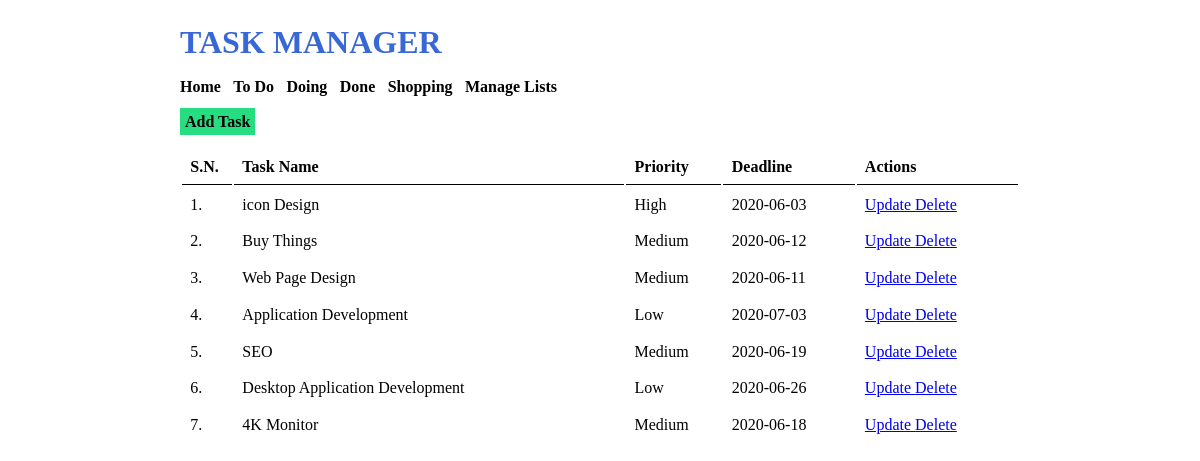
The page / on the database its author committed.
### tables this page shows
CREATE TABLE `tbl_lists` (
  `list_id` int(10) UNSIGNED NOT NULL,
  `list_name` varchar(50) NOT NULL,
  `list_description` varchar(150) DEFAULT NULL
);

CREATE TABLE `tbl_tasks` (
  `task_id` int(10) UNSIGNED NOT NULL,
  `task_name` varchar(150) NOT NULL,
  `task_description` text NOT NULL,
  `list_id` int(11) NOT NULL,
  `priority` varchar(10) NOT NULL,
  `deadline` date NOT NULL
);

### index.php (the view, shortened to what this page needs)
<html>
    <head>
        <link rel="stylesheet" href="<?php echo SITEURL; ?>css/style.css" />
    </head>
    <body>
    <div class="wrapper">
    <h1>TASK MANAGER</h1>
    <div class="menu">
        <a href="<?php echo SITEURL; ?>">Home</a>
        <?php
            $conn2 = mysqli_connect(LOCALHOST, DB_USERNAME, DB_PASSWORD) or die(mysqli_error());
            $sql2 = "SELECT * FROM tbl_lists";
            $res2 = mysqli_query($conn2, $sql2);
            if($res2==true)
            {
                while($row2=mysqli_fetch_assoc($res2))
                {
                    $list_id = $row2['list_id'];
                    $list_name = $row2['list_name'];
                    ?>
                    <a href="<?php echo SITEURL; ?>list-task.php?list_id=<?php echo $list_id; ?>"><?php echo $list_name; ?></a>
                    <?php
                }
            }
        ?>
        <a href="<?php echo SITEURL; ?>manage-list.php">Manage Lists</a>
    </div>
    <div class="all-tasks">
        <a class="btn-primary" href="<?php SITEURL; ?>add-task.php">Add Task</a>
        <table class="tbl-full">
            <tr>
                <th>S.N.</th>
                <th>Task Name</th>
                <th>Priority</th>
                <th>Deadline</th>
                <th>Actions</th>
            </tr>
            <?php
                $conn = mysqli_connect(LOCALHOST, DB_USERNAME, DB_PASSWORD) or die(mysqli_error());
                $sql = "SELECT * FROM tbl_tasks";
                $res = mysqli_query($conn, $sql);
                if($res==true)
                {
                    $count_rows = mysqli_num_rows($res);
                    $sn=1;
                    if($count_rows>0)
                    {
                        while($row=mysqli_fetch_assoc($res))
                        {
                            $task_id = $row['task_id'];
                            $task_name = $row['task_name'];
                            $priority = $row['priority'];
                            $deadline = $row['deadline'];
                            ?>
                            <tr>
                                <td><?php echo $sn++; ?>. </td>
                                <td><?php echo $task_name; ?></td>
                                <td><?php echo $priority; ?></td>
                                <td><?php echo $deadline; ?></td>
                                <td>
                                    <a href="<?php echo SITEURL; ?>update-task.php?task_id=<?php echo $task_id; ?>">Update </a>
                                    <a href="<?php echo SITEURL; ?>delete-task.php?task_id=<?php echo $task_id; ?>">Delete</a>
                                </td>
                            </tr>
                            <?php
                        }
                    }
                    else
                    {
                        ?>
                        <tr>
                            <td colspan="5">No Task Added Yet.</td>
                        </tr>
                        <?php
                    }
                }
            ?>
        </table>
    </div>
    </div>
    </body>
</html>

### css/style.css (style rules this page uses)
* { margin: 0; padding: 0; font-family: verdana; }
.wrapper { width: 70%; margin: 0 auto; padding: 2%; }
h1 { color: #3867d6; margin-bottom: 2%; }
.menu { margin-bottom: 2%; }
.menu a { font-weight: bold; margin-right: 1%; color: black; text-decoration: none; }
.btn-primary { background-color: #26de81; padding: 5px; font-weight: bold; text-decoration: none; color: black; }
.tbl-full { width: 100%; }
table tr th { text-align: left; border-bottom: 1px solid black; padding: 1%; padding-top: 3%; }
table tr td { padding: 1%; }

### rows shown on the page
tbl_lists: list_name "To Do"
tbl_lists: list_name "Doing"
tbl_lists: list_name "Done"
tbl_lists: list_name "Shopping"
tbl_tasks: task_name "icon Design", priority "High", deadline "2020-06-03"
tbl_tasks: task_name "Buy Things", priority "Medium", deadline "2020-06-12"
tbl_tasks: task_name "Web Page Design", priority "Medium", deadline "2020-06-11"
tbl_tasks: task_name "Application Development", priority "Low", deadline "2020-07-03"
tbl_tasks: task_name "SEO", priority "Medium", deadline "2020-06-19"
tbl_tasks: task_name "Desktop Application Development", priority "Low", deadline "2020-06-26"
tbl_tasks: task_name "4K Monitor", priority "Medium", deadline "2020-06-18"
